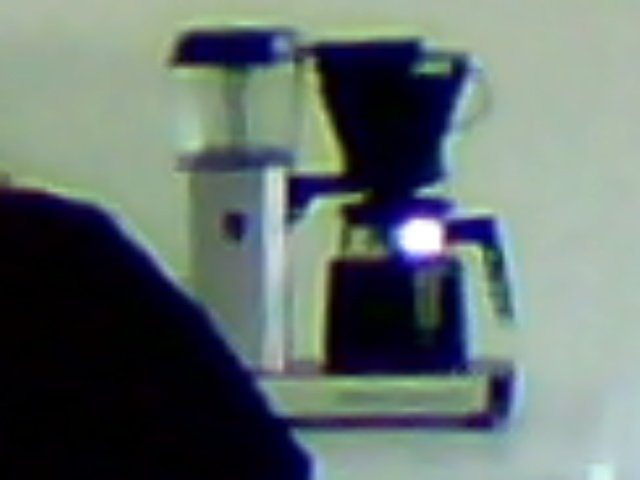
#> input picture coffee.jpg, 640 x 480 px, given in place of the camera
$ python script.py   (older library calls are emulated)
#> lines starting #> are read from the running program, lines starting #| are printed output that depends on the picture; after the words box and inside, x2 and y2 are one past the last pixel; in counts of white or black regions, pixels touching at a corner belong together
import cv2
import datetime
import time
import numpy as np
import requests

def main():

	visual = False

	cap = cv2.VideoCapture(0 + cv2.CAP_DSHOW)
	cap.set(cv2.CAP_PROP_FOURCC, cv2.VideoWriter_fourcc(*'MJPG'))

	while True:

		# New image after every 15 seconds
		#time.sleep(15)

		# Read video frame by frame
		_, img = cap.read()
#> img is the input picture: shape (480, 640, 3); mean B, G, R 108.5, 112.6, 99.9

		img = rotate_image(img, 2.5)
#> in rotate_image, `result = cv2.warpAffine(image, rot_mat, image.shape[1::-1], flags=cv2...`:
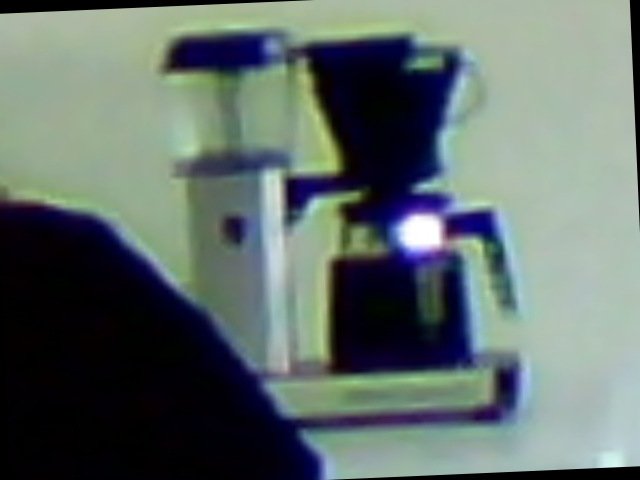
#> result: shape (480, 640, 3); mean B, G, R 106, 109.9, 97.4
		img = resize_image(img)

		img_kmeans = kmeans_process(img, 3)
		img_global = global_thresholding(img_kmeans, 30)
		img_edges = laplace_process(img_global, 5)
		valid = validate_image(img_global)

		top, bottom, left, right = find_boundaries(img_edges)

		t = top + int(0.54*(bottom-top))
		b = top + int(0.83*(bottom-top))
		l1 = (left+right)//2
		l2 = left+int(0.72*(right-left))
		r1 = left+int(0.78*(right-left))
		r2 = right

		level = find_coffee_level(l1, l2, r1, r2, b, t, img_kmeans)

		# Post new data point
		if b != t:
			time_stamp = datetime.datetime.now()
			coffee_coefficient = 1-(level-t)/(b-t)
			url = "http://localhost:8000"
			myobj = {"data": {"time": str(time_stamp), "coffee": str(coffee_coefficient)}}
			requests.post(url, json = myobj)

		if visual:
			img_process = img

			# Add lines to the visualized image
			img_process[top,left:right,:] = [0,0,255]
			img_process[bottom,left:right,:] = [0,0,255]
			img_process[top:bottom,left,:] = [0,0,255]
			img_process[top:bottom,right,:] = [0,0,255]
			img_process[t,l1:r2,:] = [0,255,0]
			img_process[b,l1:r2,:] = [0,255,0]
			img_process[level,l1:r2,:] = [255,255,0]
			img_process[t:b,l1,:] = [0,255,0]
			img_process[t:b,r2,:] = [0,255,0]
			img_process[t:b,l2,:] = [0,255,0]
			img_process[t:b,r1,:] = [0,255,0]

			cv2.imshow('Coffee Cam', img_process)
		if cv2.waitKey(1) == 27:
			break  # esc to quit


def validate_image(img_global):
	height, width, _ = img_global.shape
	N = height*width
	total = 0
	for level in range(0, height):
		row = img_global[level,0:width,0]
		total += sum(map(lambda x: 1 if x==0 else 0, row))
	print(total, N)
	return total < 0.2*N


# EDIT THIS IF CAMERA POSITION CHANGES
# Modify the original image to zoom the coffee machine
def resize_image(img):
	scale = 9

	#get the webcam size
	height, width, _ = img.shape
#> height = 480; width = 640

	#prepare the crop
	centerX,centerY=int(0.38*height),int(0.26*width)
#> centerX = 182; centerY = 166
	radiusX,radiusY= int(scale*height/100),int(scale*width/100)
#> radiusX = 43; radiusY = 57

	minX,maxX=centerX-radiusX,centerX+radiusX
#> minX = 139; maxX = 225
	minY,maxY=centerY-radiusY,centerY+radiusY
#> minY = 109; maxY = 223

	cropped = img[minX:maxX, minY:maxY]
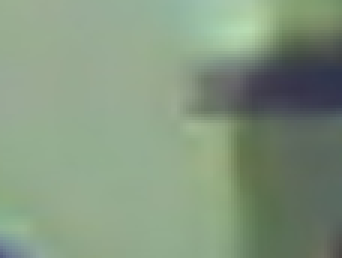
#> cropped: shape (86, 114, 3) (shown 3 times larger); mean B, G, R 127.5, 150.8, 131.6
	return cv2.resize(cropped, (width, height))

def rotate_image(image, angle):
	image_center = tuple(np.array(image.shape[1::-1]) / 2)
	rot_mat = cv2.getRotationMatrix2D(image_center, angle, 1.0)
	result = cv2.warpAffine(image, rot_mat, image.shape[1::-1], flags=cv2.INTER_LINEAR)
	return result

def kmeans_process(img, k):
	# Source code: https://thepythoncode.com/article/kmeans-for-image-segmentation-opencv-python

	# reshape the image to a 2D array of pixels and 3 color values (RGB) and convert to float
#> called with k = 3
	pixel_values = img.reshape((-1, 3))
	pixel_values = np.float32(pixel_values)

	# Perform k-means clustering on the pixel values.
	# compactness is the sum of squared distance from each point to their corresponding centers
	criteria = (cv2.TERM_CRITERIA_EPS + cv2.TERM_CRITERIA_MAX_ITER, 100, 0.2)
	compactness, labels, centers = cv2.kmeans(pixel_values, k, None, criteria, 10, cv2.KMEANS_RANDOM_CENTERS)
#> compactness = 76873701.7; centers = [[143.9, 171.6, 149.4], [92.55, 112.4, 97.73], [77.4, 66.92, 63.74]]
	centers = np.uint8(centers)
#> centers = [[143, 171, 149], [92, 112, 97], [77, 66, 63]]

	# Use arbitary colors for kmeans image
	color_sums = [sum(color) for color in centers]
#> color_sums = [463, 301, 206]
	# new_colors = [0, 126, 255]
	# for color in sorted(color_sums):
	# 	centers[color_sums.index(color)] = [new_colors.pop(0)]
	centers[color_sums.index(min(color_sums))] = [0]
	centers[color_sums.index(max(color_sums))] = [255]

	# create the segmented image using the cluster centroids
	segmented_image = centers[labels.flatten()]

	return segmented_image.reshape(img.shape)
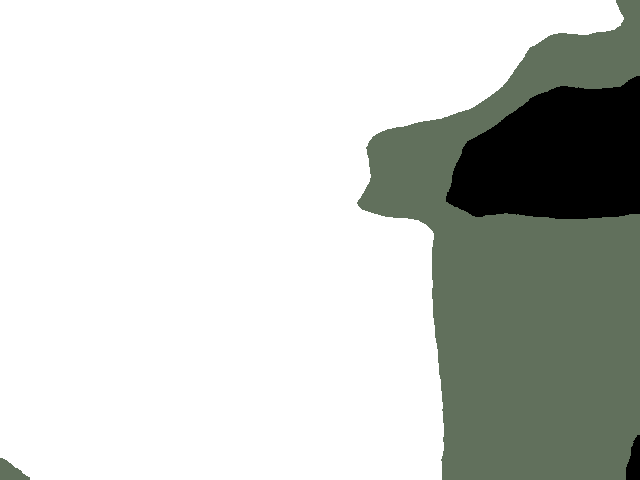
#> returned value: shape (480, 640, 3); mean of channels 0, 1, 2 199.7, 204.3, 200.8; drawn as B, G, R

def global_thresholding(img, threshold):
#> called with threshold = 30
	_,img = cv2.threshold(img,threshold,255,cv2.THRESH_BINARY)
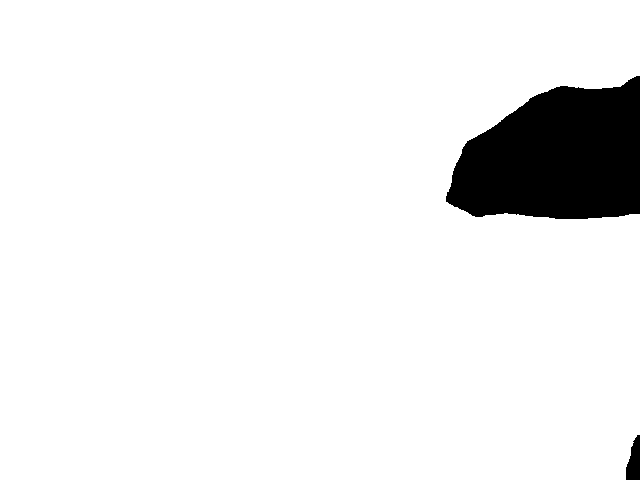
#> img: shape (480, 640, 3); 93% white; 2 black regions, box (x1, y1, x2, y2) and area: (446, 76, 640, 219) 20966, (626, 435, 640, 480) 457
	return img

def laplace_process(img, kernel_size):
	# Source code: https://docs.opencv.org/3.4/d5/db5/tutorial_laplace_operator.html

    # Declare the variables we are going to use
#> called with kernel_size = 5
    ddepth = cv2.CV_16S

    # Remove noise by blurring with a Gaussian filter
    img = cv2.GaussianBlur(img, (3, 3), 0)

    # Convert the image to grayscale
    src_gray = cv2.cvtColor(img, cv2.COLOR_BGR2GRAY)

	# Apply Laplace function
    dst = cv2.Laplacian(src_gray, ddepth, ksize=kernel_size)
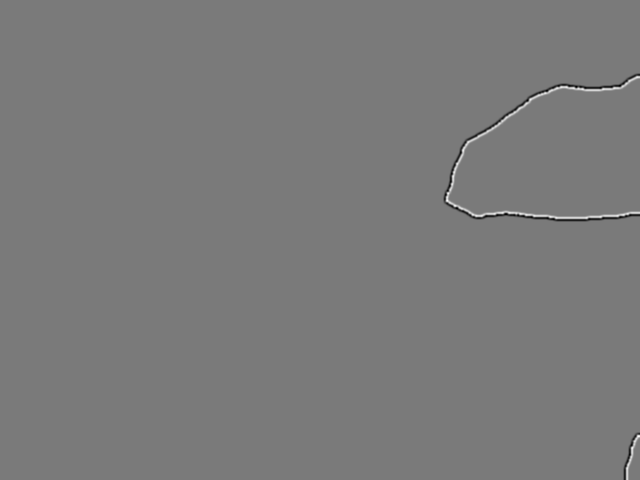
#> dst: shape (480, 640) int16; min -4040, max 4392, mean 0; drawn with min black and max white

    # converting back to uint8
    return cv2.convertScaleAbs(dst)
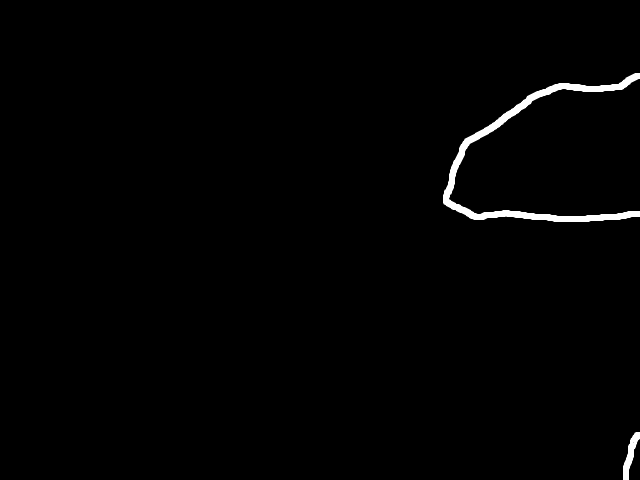
#> returned value: shape (480, 640); min 0, max 255, mean 2.8
#> after the loop in validate_image, `for level in range(0, height):`: total = 21423
#| 21423 307200
#> in main, `valid = validate_image(img_global)`: valid = True

def find_boundaries(img):
	top, bottom, left, right = 100,100,100,100
	height, width = img.shape
#> height = 480; width = 640

	for i in range(height):
		if sum(img[i][int(0.2*width):int(0.8*width)]) >= 1:
			top = i
			break

	for i in range(int(0.1*width),width):
		if sum(img[0:int(0.2*height),i]) >= 1:
			left = i
			break
	for i in range(int(0.5*width),width):
		if sum(img[0:int(0.4*height),i]) < 1:
			right = i
			break

	for i in range(height-1, -1, -1):
		if sum(img[i][int(0.2*width):int(0.5*width)]) >= 1:
			bottom = i
			break
#> in main, `top, bottom, left, right = find_boundaries(img_edges)`: top = 108; bottom = 100; left = 527; right = 320
#> in main, `t = top + int(0.54*(bottom-top))`: t = 104
#> in main, `b = top + int(0.83*(bottom-top))`: b = 102
#> in main, `l1 = (left+right)//2`: l1 = 423
#> in main, `l2 = left+int(0.72*(right-left))`: l2 = 378
#> in main, `r1 = left+int(0.78*(right-left))`: r1 = 366
#> in main, `r2 = right`: r2 = 320

	return top, bottom, left, right


def find_coffee_level(l1, l2, r1, r2, b, t, img_edges):
#> called with l1 = 423, l2 = 378, r1 = 366, r2 = 320, b = 102, t = 104
	level_l = t
#> level_l = 104
	level_r = t
#> level_r = 104
	for level in range(b, t, -1):

		area = img_edges[level,l1:l2,0]
		#print(level)
		#print(sum(map(lambda x: 1 if x<255 else 0, area)))
		#print(area)
		if sum(map(lambda x: 1 if x>0 else 0, area)) > 0.9*(l2-l1):
			level_l = level
			break
	for level in range(b, t, -1):

		area = img_edges[level,r1:r2,0]
		if sum(map(lambda x: 1 if x>0 else 0, area)) > 0.9*(r2-r1):
			level_r = level
			break

	level = max([level_l, level_r])
#> level = 104
	print(level_l, level_r)
#| 104 104
	#print(level, b, t)
	return level


if __name__ == "__main__":
	main()
#> in main, `coffee_coefficient = 1-(level-t)/(b-t)`: coffee_coefficient = 1
#> (key Esc is pressed here)
